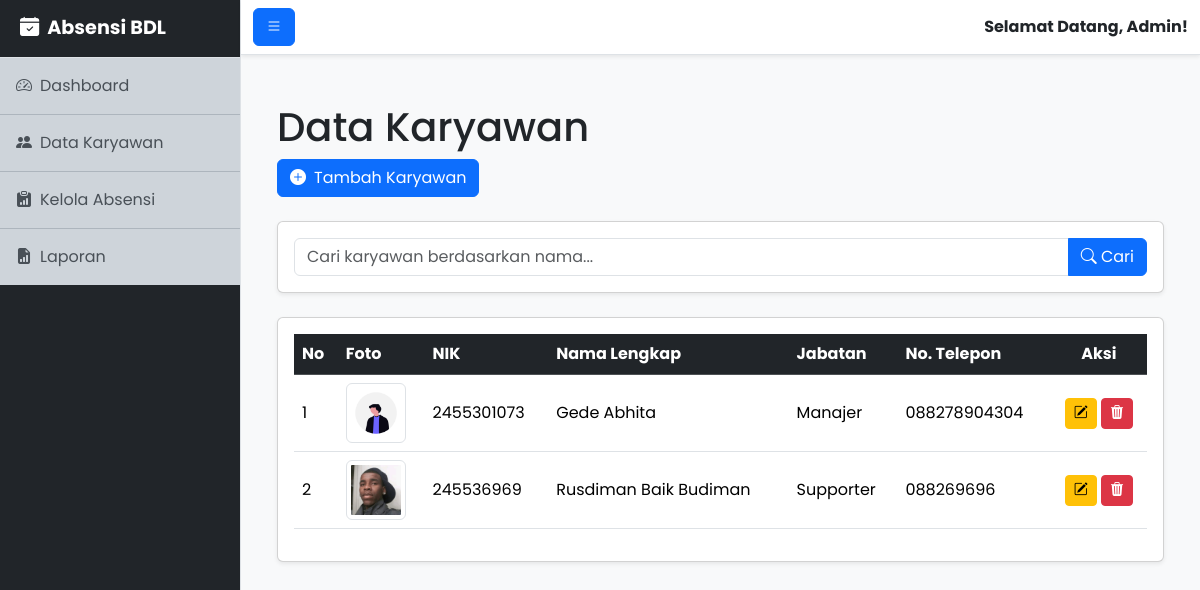
Page /karyawan/data.php on the earlier database version.
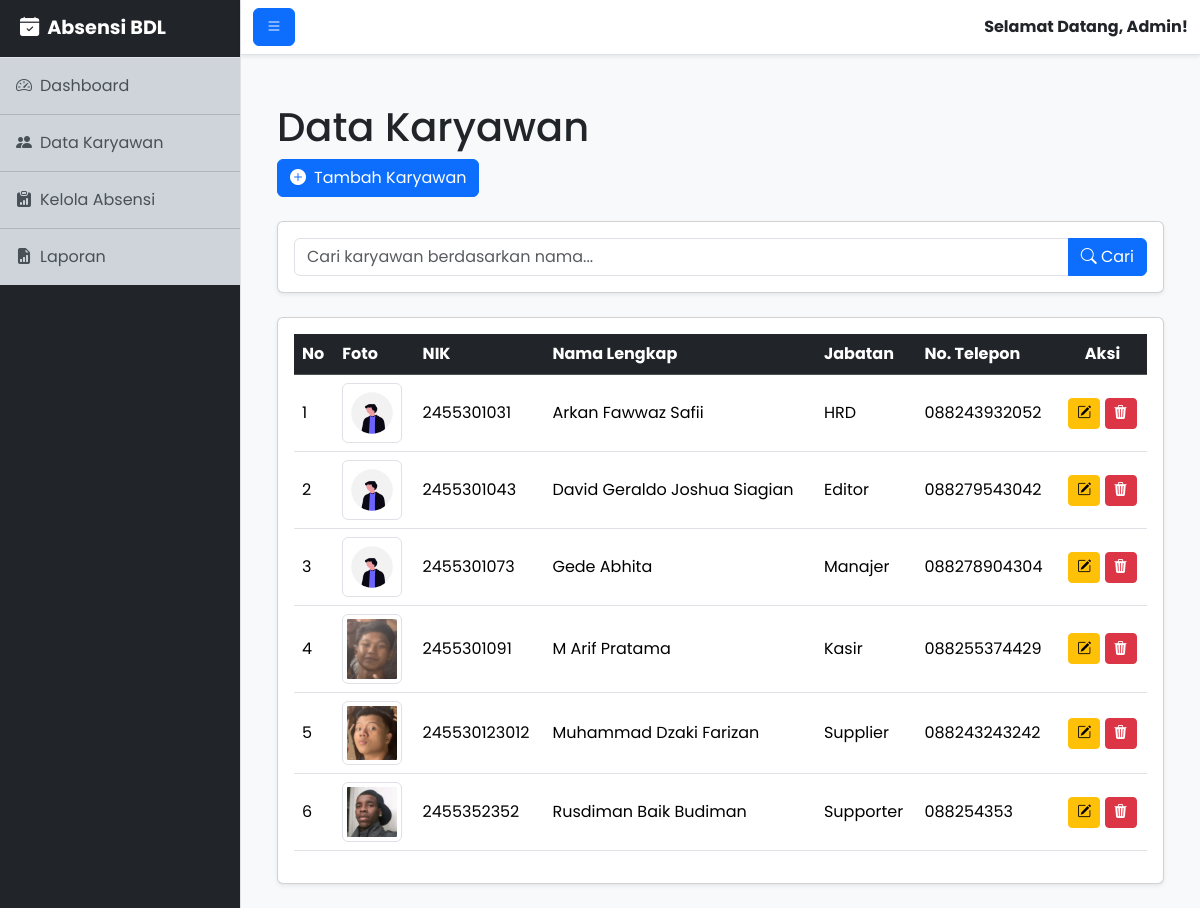
Same page on the later database version.
### tables this page shows
CREATE TABLE `karyawan` (
  `id_karyawan` int(11) NOT NULL,
  `nik` varchar(50) NOT NULL,
  `nama_lengkap` varchar(255) NOT NULL,
  `jabatan` varchar(100) NOT NULL,
  `nomor_telepon` varchar(20) DEFAULT NULL,
  `foto` varchar(255) DEFAULT 'default.png'
);

### karyawan/data.php (the view, shortened to what this page needs)
<?php
include '../template/header.php';
?>
<div class="container-fluid">
    <div class="d-  flex justify-content-between align-items-center mb-4">
        <h1 class="mt-4" data-aos="fade-right">Data Karyawan</h1>
        <button type="button" class="btn btn-primary" data-bs-toggle="modal" data-bs-target="#tambahModal"
            data-aos="fade-left">
            <i class="bi bi-plus-circle-fill me-2"></i>Tambah Karyawan
        </button>
    </div>
    <div class="card shadow-sm mb-4" data-aos="fade-up">
        <div class="card-body">
            <form method="GET" action="data.php">
                <div class="input-group">
                    <input type="text" name="search" class="form-control"
                        placeholder="Cari karyawan berdasarkan nama..."
                        value="<?php echo isset($_GET['search']) ? htmlspecialchars($_GET['search']) : ''; ?>">
                    <button class="btn btn-primary" type="submit"><i class="bi bi-search"></i> Cari</button>
                </div>
            </form>
        </div>
    </div>
    <div class="card shadow-sm" data-aos="fade-up" data-aos-delay="200">
        <div class="card-body">
            <div class="table-responsive">
                <table class="table table-hover align-middle">
                    <thead class="table-dark">
                        <tr>
                            <th>No</th>
                            <th>Foto</th>
                            <th>NIK</th>
                            <th>Nama Lengkap</th>
                            <th>Jabatan</th>
                            <th>No. Telepon</th>
                            <th class="text-center">Aksi</th>
                        </tr>
                    </thead>
                    <tbody>
                        <?php
                        $query = "SELECT * FROM karyawan";
                        $query .= " ORDER BY nama_lengkap ASC";
                        $result = mysqli_query($koneksi, $query);
                        $no = 1;
                        if (mysqli_num_rows($result) > 0) {
                            while ($data = mysqli_fetch_assoc($result)) {
                                ?>
                                <tr>
                                    <td><?php echo $no++; ?></td>
                                    <td>
                                        <img src="<?php echo BASE_URL; ?>assets/uploads/<?php echo htmlspecialchars($data['foto']); ?>"
                                            alt="Foto <?php echo htmlspecialchars($data['nama_lengkap']); ?>"
                                            class="img-thumbnail" width="60">
                                    </td>
                                    <td><?php echo htmlspecialchars($data['nik']); ?></td>
                                    <td><?php echo htmlspecialchars($data['nama_lengkap']); ?></td>
                                    <td><?php echo htmlspecialchars($data['jabatan']); ?></td>
                                    <td><?php echo htmlspecialchars($data['nomor_telepon']); ?></td>
                                    <td class="text-center">
                                        <button type="button" class="btn btn-warning btn-sm edit-btn" data-bs-toggle="modal"
                                            data-bs-target="#editModal" data-id="<?php echo $data['id_karyawan']; ?>"
                                            data-nik="<?php echo htmlspecialchars($data['nik']); ?>"
                                            data-nama="<?php echo htmlspecialchars($data['nama_lengkap']); ?>"
                                            data-jabatan="<?php echo htmlspecialchars($data['jabatan']); ?>"
                                            data-telepon="<?php echo htmlspecialchars($data['nomor_telepon']); ?>"
                                            data-foto="<?php echo htmlspecialchars($data['foto']); ?>">
                                            <i class="bi bi-pencil-square"></i>
                                        </button>
                                        <a href="hapus.php?id=<?php echo $data['id_karyawan']; ?>" class="btn btn-danger btn-sm"
                                            onclick="return confirm('Anda yakin ingin menghapus data karyawan ini? Seluruh data absensi yang terkait juga akan terhapus.');">
                                            <i class="bi bi-trash3-fill"></i>
                                        </a>
                                    </td>
                                </tr>
                                <?php
                            }
                        } else {
                            echo "<tr><td colspan='7' class='text-center'>Belum ada data karyawan.</td></tr>";
                        }
                        ?>
                    </tbody>
                </table>
            </div>
        </div>
    </div>
</div>
<?php
include '../template/footer.php';
?>

### template/header.php (shortened to what this page needs)
<!DOCTYPE html>
<html lang="id">
<head>
    <link href="https://cdn.jsdelivr.net/npm/bootstrap@5.3.3/dist/css/bootstrap.min.css" rel="stylesheet">
    <link rel="stylesheet" href="https://cdn.jsdelivr.net/npm/bootstrap-icons@1.11.3/font/bootstrap-icons.min.css">
    <link href="https://unpkg.com/aos@2.3.1/dist/aos.css" rel="stylesheet">
    <link rel="stylesheet" href="<?php echo BASE_URL; ?>assets/css/style.css">
</head>
<body class="bg-light">
    <div class="d-flex" id="wrapper">
        <div class="bg-dark border-end" id="sidebar-wrapper">
            <div class="sidebar-heading border-bottom bg-dark text-white">
                <i class="bi bi-calendar-check-fill me-2"></i>Absensi BDL
            </div>
            <div class="list-group list-group-flush">
                <a href="<?php echo BASE_URL; ?>index.php" class="list-group-item list-group-item-action list-group-item-dark p-3"><i class="bi bi-speedometer2 me-2"></i>Dashboard</a>
                <a href="<?php echo BASE_URL; ?>karyawan/data.php" class="list-group-item list-group-item-action list-group-item-dark p-3"><i class="bi bi-people-fill me-2"></i>Data Karyawan</a>
                <a href="<?php echo BASE_URL; ?>absensi/data.php" class="list-group-item list-group-item-action list-group-item-dark p-3"><i class="bi bi-clipboard-data-fill me-2"></i>Kelola Absensi</a>
                <a href="<?php echo BASE_URL; ?>laporan/bulanan.php" class="list-group-item list-group-item-action list-group-item-dark p-3"><i class="bi bi-file-earmark-bar-graph-fill me-2"></i>Laporan</a>
            </div>
        </div>
        <div id="page-content-wrapper">
            <nav class="navbar navbar-expand-lg navbar-light bg-white border-bottom shadow-sm">
                <div class="container-fluid">
                    <button class="btn btn-primary" id="sidebarToggle"><i class="bi bi-list"></i></button>
                    <div class="ms-auto fw-bold">
                        Selamat Datang, Admin!
                    </div>
                </div>
            </nav>
            <div class="container-fluid p-4">

### template/footer.php (shortened to what this page needs)
</div>
</div>
</div>
</body>
</html>

### assets/css/style.css (style rules this page uses)
body { font-family: 'Poppins', sans-serif; }
* { transition: all 0.3s ease-in-out; }
#wrapper { overflow-x: hidden; }
#sidebar-wrapper { min-height: 100vh; margin-left: -15rem; transition: margin .25s ease-out; }
#sidebar-wrapper .sidebar-heading { padding: 0.875rem 1.25rem; font-size: 1.2rem; font-weight: bold; }
#sidebar-wrapper .list-group { width: 15rem; }
#page-content-wrapper { min-width: 100vw; }
@media (min-width: 768px) { #sidebar-wrapper { margin-left: 0; } }
@media (min-width: 768px) { #page-content-wrapper { min-width: 0; width: 100%; } }

Differences in the rows shown:
added karyawan: foto (placeholder picture), nik "2455301031", nama_lengkap "Arkan Fawwaz Safii", jabatan "HRD", nomor_telepon "088243932052"
added karyawan: foto (placeholder picture), nik "2455301043", nama_lengkap "David Geraldo Joshua Siagian", jabatan "Editor", nomor_telepon "088279543042"
added karyawan: foto (picture), nik "2455301091", nama_lengkap "M Arif Pratama", jabatan "Kasir", nomor_telepon "088255374429"
added karyawan: foto (picture), nik "245530123012", nama_lengkap "Muhammad Dzaki Farizan", jabatan "Supplier", nomor_telepon "088243243242"
changed karyawan "Rusdiman Baik Budiman": nik "245536969" → "2455352352"; nomor_telepon "088269696" → "088254353"
